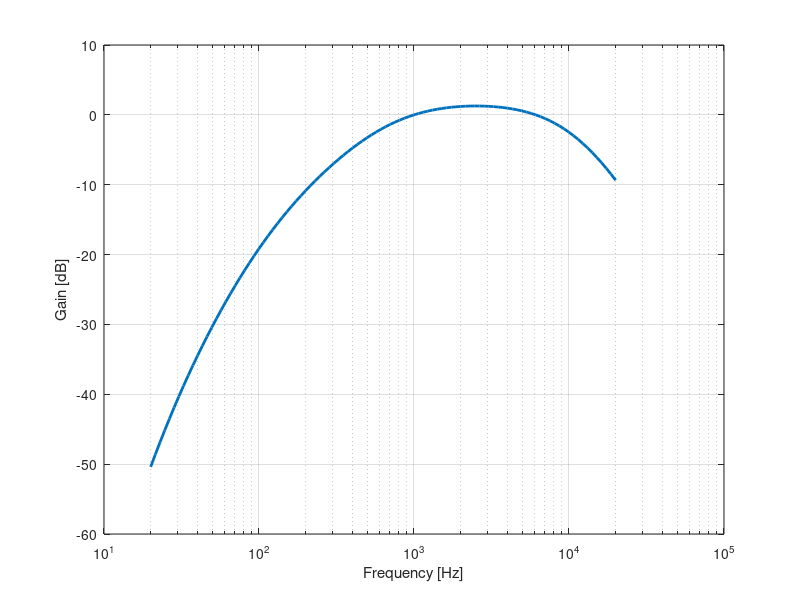

This figure's MATLAB source:
close all;
f = logspace(log10(20),log10(20e3),100)

R = 12194^2 * f.^4 ./ ((f.^2 + 20.6^2) .* (f.^2 + 12194^2) .* sqrt((f.^2 + 107.7^2) .* (f.^2 + 737.9^2)));
A = 20 * log10(R) + 2;

semilogx(f, A, 'LineWidth', 2);
xlabel('Frequency [Hz]');
ylabel('Gain [dB]');
grid;